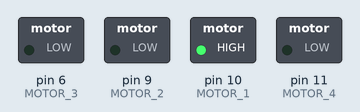
This sketch was run on a simulated Arduino Uno, built with avr-gcc and run on an emulated ATmega328P. On the bench: switched loads named in the sketch (green lamp = pin HIGH).

Above: at 0.05 s.
At 1.5 s:
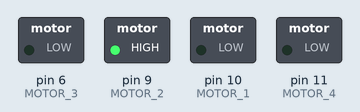
At 2.5 s:
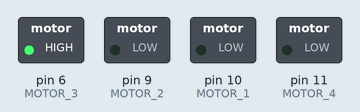
At 3.5 s:
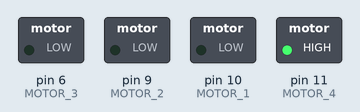
At 8.05 s:
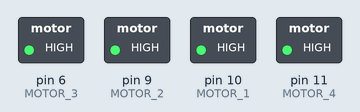
At 12.0 s:
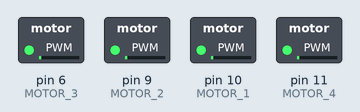
Timing chart, 0 to 15.6 s (numbered marks = the images above):
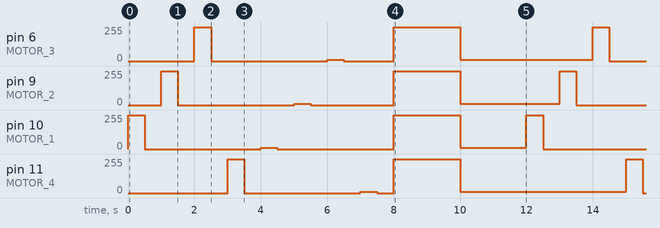

Measured:
- by itself, pin 6 (MOTOR_3): repeats every 12.0 s: 0/255 3.5 s, 10/255 0.50 s, 0/255 1.5 s, 255/255 2.0 s, 10/255 4.0 s, 255/255 0.50 s
- by itself, pin 9 (MOTOR_2): repeats every 12.0 s: 0/255 3.5 s, 10/255 0.50 s, 0/255 2.5 s, 255/255 2.0 s, 10/255 3.0 s, 255/255 0.50 s
- by itself, pin 10 (MOTOR_1): repeats every 12.0 s: 0/255 3.5 s, 10/255 0.50 s, 0/255 3.5 s, 255/255 2.0 s, 10/255 2.0 s, 255/255 0.50 s
- by itself, pin 11 (MOTOR_4): repeats every 12.0 s: 0/255 3.5 s, 10/255 0.50 s, 0/255 0.50 s, 255/255 2.0 s, 10/255 5.0 s, 255/255 0.50 s

The sketch:

LED_stab.ino
```cpp
#define MOTOR_1 10
#define MOTOR_2 9
#define MOTOR_3 6
#define MOTOR_4 11

#define ACCEL 255
#define STABL 0
#define DECEL 10

#define TIME 500
void setup() {

}

void loop() {
  analogWrite(MOTOR_1, ACCEL);
  delay(TIME);
  analogWrite(MOTOR_1, STABL);
  delay(TIME);

  analogWrite(MOTOR_2, ACCEL);
  delay(TIME);
  analogWrite(MOTOR_2, STABL);
  delay(TIME);

  analogWrite(MOTOR_3, ACCEL);
  delay(TIME);
  analogWrite(MOTOR_3, STABL);
  delay(TIME);

  analogWrite(MOTOR_4, ACCEL);
  delay(TIME);
  analogWrite(MOTOR_4, STABL);
  delay(TIME);

  //----------------

  analogWrite(MOTOR_1, DECEL);
  delay(TIME);
  analogWrite(MOTOR_1, STABL);
  delay(TIME);

  analogWrite(MOTOR_2, DECEL);
  delay(TIME);
  analogWrite(MOTOR_2, STABL);
  delay(TIME);

  analogWrite(MOTOR_3, DECEL);
  delay(TIME);
  analogWrite(MOTOR_3, STABL);
  delay(TIME);

  analogWrite(MOTOR_4, DECEL);
  delay(TIME);
  analogWrite(MOTOR_4, STABL);
  delay(TIME);

  analogWrite(MOTOR_1, ACCEL);
  analogWrite(MOTOR_2, ACCEL);
  analogWrite(MOTOR_3, ACCEL);
  analogWrite(MOTOR_4, ACCEL);
  delay(2000);
  analogWrite(MOTOR_1, DECEL);
  analogWrite(MOTOR_2, DECEL);
  analogWrite(MOTOR_3, DECEL);
  analogWrite(MOTOR_4, DECEL);
  delay(2000);
}
```
